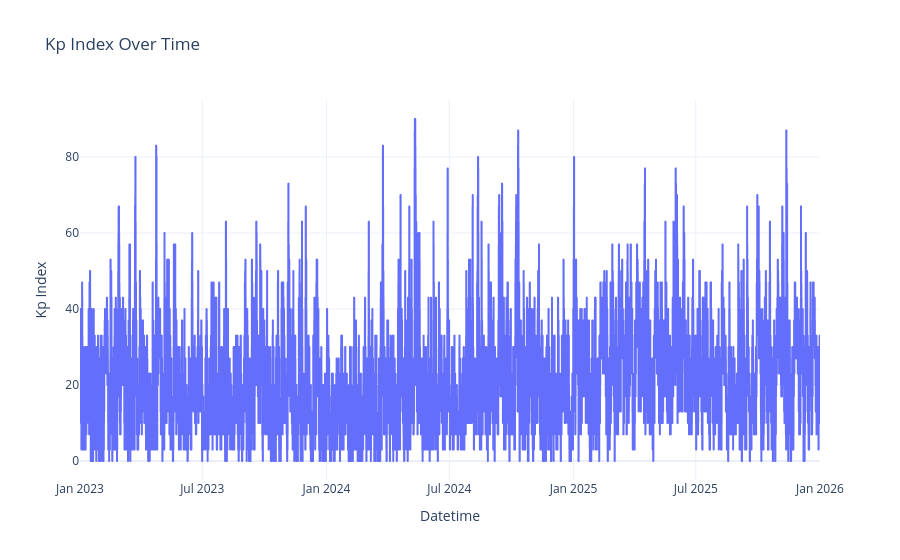

The code cell stored with this chart in its notebook:
### Code cell
import plotly.express as px

fig = px.line(
    kp_df,
    x=kp_df.index,
    y="kp",
    title="Kp Index Over Time"
)

fig.update_layout(
    xaxis_title="Datetime",
    yaxis_title="Kp Index",
    template="plotly_white"
)

fig.show()

### Figure 1 — Plotly figure (JSON) as saved in the notebook; plotly's stock layout.template omitted (floating-point values rounded to 4 significant figures; data arrays with more than 128 entries replaced by an {"elided": "..."} marker saying what was removed)
{"data": [{"hovertemplate": "datetime=%{x}<br>kp=%{y}<extra></extra>", "legendgroup": "", "line": {"color": "#636efa", "dash": "solid"}, "marker": {"symbol": "circle"}, "mode": "lines", "name": "", "showlegend": false, "type": "scattergl", "x": {"elided": "26304 str values"}, "xaxis": "x", "y": {"elided": "26304 int values"}, "yaxis": "y"}], "layout": {"legend": {"tracegroupgap": 0}, "title": {"text": "Kp Index Over Time"}, "xaxis": {"anchor": "y", "domain": [0, 1], "title": {"text": "Datetime"}}, "yaxis": {"anchor": "x", "domain": [0, 1], "title": {"text": "Kp Index"}}}}
